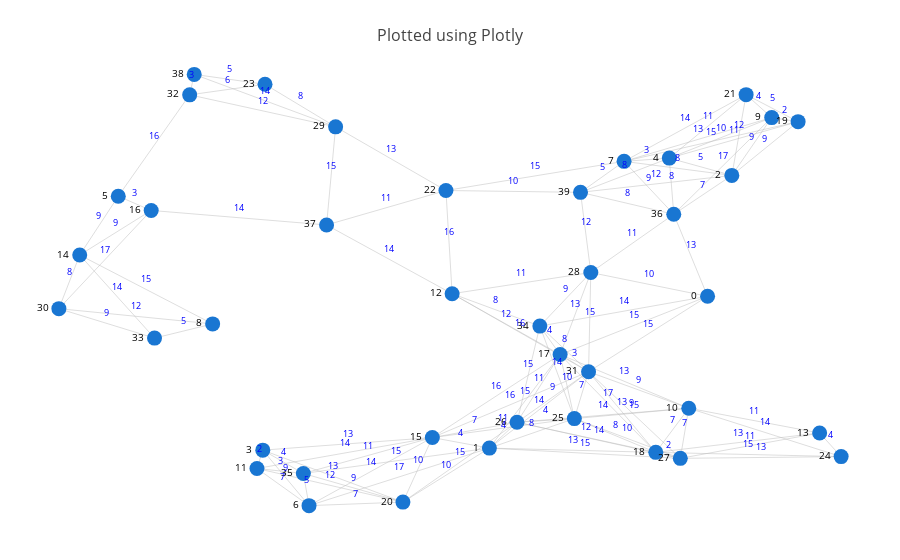

Notebook code for this chart:
### Code cell
map_40 = load_map_graph(map_40_dict)
#show_map(graph, start='A',goal='B',path=['A','S','F','B'],SLDTarget='B')
show_map(map_40)
